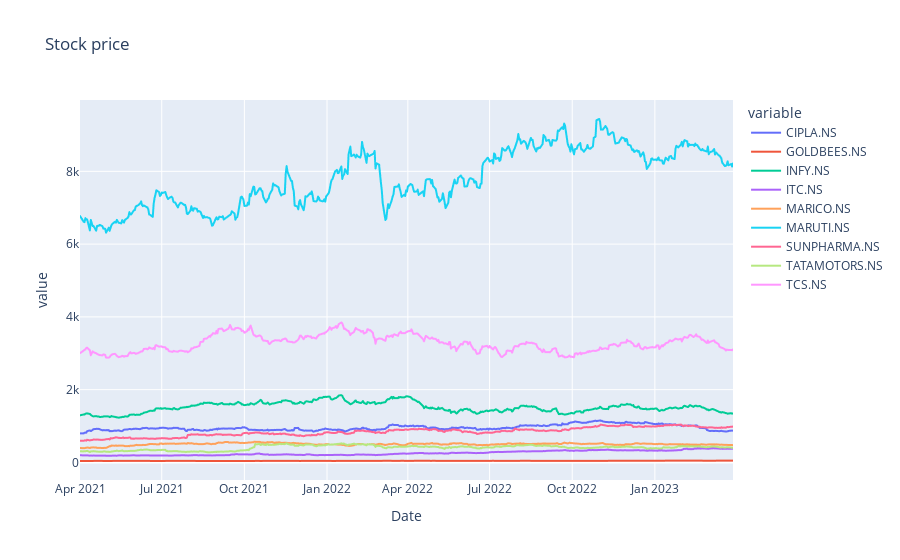

Write notebook code for a chart like this one.
### Code cell
fig = px.line(data, title="Stock price")
fig.show()

### Figure 1 — Plotly figure (JSON) as saved in the notebook; plotly's stock layout.template omitted (floating-point values rounded to 4 significant figures; data arrays with more than 128 entries replaced by an {"elided": "..."} marker saying what was removed)
{"data": [{"hovertemplate": "variable=CIPLA.NS<br>Date=%{x}<br>value=%{y}<extra></extra>", "legendgroup": "CIPLA.NS", "line": {"color": "#636efa", "dash": "solid"}, "marker": {"symbol": "circle"}, "mode": "lines", "name": "CIPLA.NS", "showlegend": true, "type": "scattergl", "x": {"elided": "496 str values"}, "xaxis": "x", "y": {"elided": "496 float values"}, "yaxis": "y"}, {"hovertemplate": "variable=GOLDBEES.NS<br>Date=%{x}<br>value=%{y}<extra></extra>", "legendgroup": "GOLDBEES.NS", "line": {"color": "#EF553B", "dash": "solid"}, "marker": {"symbol": "circle"}, "mode": "lines", "name": "GOLDBEES.NS", "showlegend": true, "type": "scattergl", "x": {"elided": "496 str values"}, "xaxis": "x", "y": {"elided": "496 float values"}, "yaxis": "y"}, {"hovertemplate": "variable=INFY.NS<br>Date=%{x}<br>value=%{y}<extra></extra>", "legendgroup": "INFY.NS", "line": {"color": "#00cc96", "dash": "solid"}, "marker": {"symbol": "circle"}, "mode": "lines", "name": "INFY.NS", "showlegend": true, "type": "scattergl", "x": {"elided": "496 str values"}, "xaxis": "x", "y": {"elided": "496 float values"}, "yaxis": "y"}, {"hovertemplate": "variable=ITC.NS<br>Date=%{x}<br>value=%{y}<extra></extra>", "legendgroup": "ITC.NS", "line": {"color": "#ab63fa", "dash": "solid"}, "marker": {"symbol": "circle"}, "mode": "lines", "name": "ITC.NS", "showlegend": true, "type": "scattergl", "x": {"elided": "496 str values"}, "xaxis": "x", "y": {"elided": "496 float values"}, "yaxis": "y"}, {"hovertemplate": "variable=MARICO.NS<br>Date=%{x}<br>value=%{y}<extra></extra>", "legendgroup": "MARICO.NS", "line": {"color": "#FFA15A", "dash": "solid"}, "marker": {"symbol": "circle"}, "mode": "lines", "name": "MARICO.NS", "showlegend": true, "type": "scattergl", "x": {"elided": "496 str values"}, "xaxis": "x", "y": {"elided": "496 float values"}, "yaxis": "y"}, {"hovertemplate": "variable=MARUTI.NS<br>Date=%{x}<br>value=%{y}<extra></extra>", "legendgroup": "MARUTI.NS", "line": {"color": "#19d3f3", "dash": "solid"}, "marker": {"symbol": "circle"}, "mode": "lines", "name": "MARUTI.NS", "showlegend": true, "type": "scattergl", "x": {"elided": "496 str values"}, "xaxis": "x", "y": {"elided": "496 float values"}, "yaxis": "y"}, {"hovertemplate": "variable=SUNPHARMA.NS<br>Date=%{x}<br>value=%{y}<extra></extra>", "legendgroup": "SUNPHARMA.NS", "line": {"color": "#FF6692", "dash": "solid"}, "marker": {"symbol": "circle"}, "mode": "lines", "name": "SUNPHARMA.NS", "showlegend": true, "type": "scattergl", "x": {"elided": "496 str values"}, "xaxis": "x", "y": {"elided": "496 float values"}, "yaxis": "y"}, {"hovertemplate": "variable=TATAMOTORS.NS<br>Date=%{x}<br>value=%{y}<extra></extra>", "legendgroup": "TATAMOTORS.NS", "line": {"color": "#B6E880", "dash": "solid"}, "marker": {"symbol": "circle"}, "mode": "lines", "name": "TATAMOTORS.NS", "showlegend": true, "type": "scattergl", "x": {"elided": "496 str values"}, "xaxis": "x", "y": {"elided": "496 float values"}, "yaxis": "y"}, {"hovertemplate": "variable=TCS.NS<br>Date=%{x}<br>value=%{y}<extra></extra>", "legendgroup": "TCS.NS", "line": {"color": "#FF97FF", "dash": "solid"}, "marker": {"symbol": "circle"}, "mode": "lines", "name": "TCS.NS", "showlegend": true, "type": "scattergl", "x": {"elided": "496 str values"}, "xaxis": "x", "y": {"elided": "496 float values"}, "yaxis": "y"}], "layout": {"legend": {"title": {"text": "variable"}, "tracegroupgap": 0}, "title": {"text": "Stock price"}, "xaxis": {"anchor": "y", "domain": [0, 1], "title": {"text": "Date"}}, "yaxis": {"anchor": "x", "domain": [0, 1], "title": {"text": "value"}}}}
